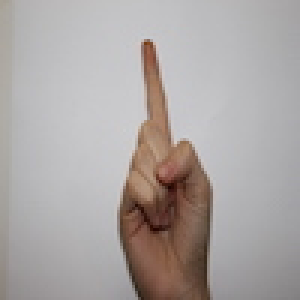
#> input picture Dataset/1/IMG_1129.JPG, 100 x 100 px, found by its file name (shown 3 times larger)
$ python grayscale.py
#> lines starting #> are read from the running program, lines starting #| are printed output that depends on the picture
import os
from PIL import Image

# Define the input and output directories
ins = list(range(1, 10))
for i in ins:
    input_dir = r"C:\Users\Vikash\Desktop\Dataset\{}"
    formatted_input_dir = input_dir.format(str(i))

    output_dir = r"C:\Users\Vikash\Desktop\Dataset\output_{}"
    formatted_output_dir = output_dir.format(str(i))

    # Create the output directory if it doesn't exist
    if not os.path.exists(formatted_output_dir):
        os.makedirs(formatted_output_dir)

    # Loop through all the files in the input directory
    for file_name in os.listdir(formatted_input_dir):

        # Check if the file is a JPG or PNG image
        if file_name.endswith(".JPG") or file_name.endswith(".png"):
            # Open the image file
            image_path = os.path.join(formatted_input_dir, file_name)
            image = Image.open(image_path)
#> image is the input picture: PIL image 100x100 RGB; mean R, G, B 171.6, 165.4, 163.6

            # Convert the image to grayscale
            grayscale_image = image.convert("L")
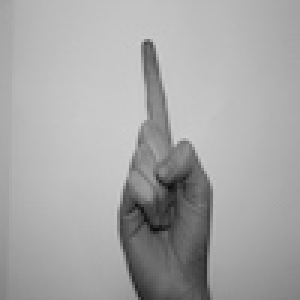
#> grayscale_image: PIL image 100x100 L (shown 3 times larger); min 12, max 206, mean 166.9
#> (the run stopped early here; a loop or call above may not have finished)
